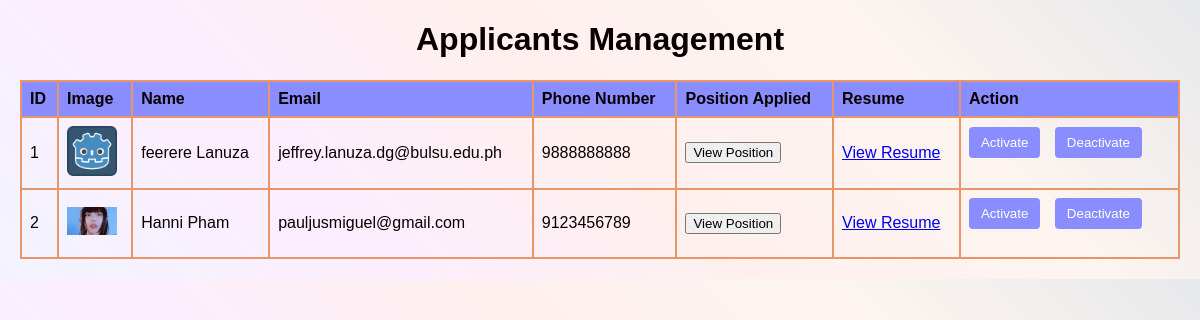
The page /jobseeker_list/ (signed in) on the database as committed earlier.
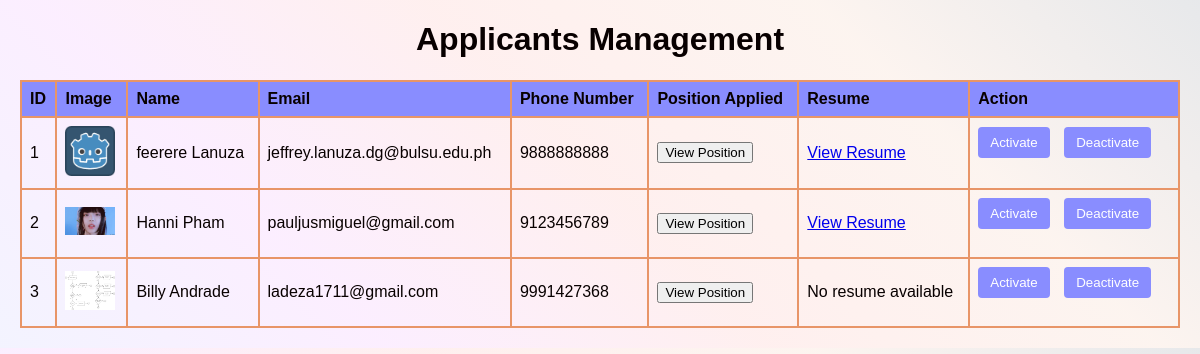
The same page on the database as committed later.
### venari/models.py (models this page shows, shortened)
class job_seeker(models.Model):
    user = models.ForeignKey(User, on_delete=models.CASCADE)
    status = models.CharField(max_length=50, null = True)
    password = models.CharField(max_length=100, null= True)
    email = models.CharField(max_length=100, null=True)
    phone_number = models.IntegerField(max_length=20)
    profile_image = models.ImageField(upload_to="")
    gender = models.CharField(max_length=10, null=True)
    address = models.CharField(max_length=100, null=True)
    occupation = models.CharField(max_length=100, null=True)
    age = models.CharField(max_length=15, null=True)
    user_type = models.CharField(max_length=30)
    bio = models.CharField(max_length=100, null=True)
    bookmarks = models.ManyToManyField('post_jobs', blank=True)
    resume = models.FileField(upload_to='', null=True)
    skills = models.CharField(max_length=100, null=True)

### venari/views.py (the view)
# urls.py: path("jobseeker_list/", views.view_jobseeker, name="edit jobseeker status"),
def view_jobseeker(request):
    if not request.user.is_authenticated:
        return redirect("/admin_login")
    applicants = job_seeker.objects.all()
    return render(request, "jobseeker_list.html", {'applicants':applicants})

### venari/templates/jobseeker_list.html (shortened to what this page needs)
<!DOCTYPE html>
<html lang="en">
<head>
</head>
<body>
<h1><center>Applicants Management</center></h1>
<table>
    <thead>
        <tr>
            <th>ID</th>
            <th>Image</th>
            <th>Name</th>
            <th>Email</th>
            <th>Phone Number</th>
            <th>Position Applied</th>
            <th>Resume</th>
            <th>Action</th>
        </tr>
    </thead>
    <tbody>
        {% for applicant in applicants %}
        <tr id="applicant1">
            <td>{{forloop.counter}}</td>
            <td><img src="{{applicant.profile_image.url}}" alt="Applicant Image" width="50px"></td>
            <td>{{applicant.user.get_full_name}}</td>
            <td>{{applicant.user.email}}</td>
            <td>{{applicant.phone_number}}</td>
            <td>
                <button onclick="openModal('applicant1')">View Position</button>
            </td>
            <td>
            {% if applicant.resume %}
            <a href="{{ applicant.resume.url }}" target="_blank">View Resume</a>
            {% else %}
            No resume available
            {% endif %}
            <td>
            <div class="action-btns">
                <button onclick="activateApplicant(' {{applicant.id}}' )" onmousedown="this.classList.add('clicked')" onmouseup="this.classList.remove('clicked')">Activate</button>
                <button onclick="deactivateApplicant(' {{applicant.id}}')" onmousedown="this.classList.add('clicked')" onmouseup="this.classList.remove('clicked')">Deactivate</button>
            </div>
            </td>
        </tr>
        {% endfor %}
    </tbody>
</table>
</body>
</html>

Rows that differ between the two databases and show on the page:
added job_seeker: profile_image (picture), user.get_full_name "Billy Andrade", user.email "ladeza1711@gmail.com", phone_number "9991427368", resume "No resume available"
